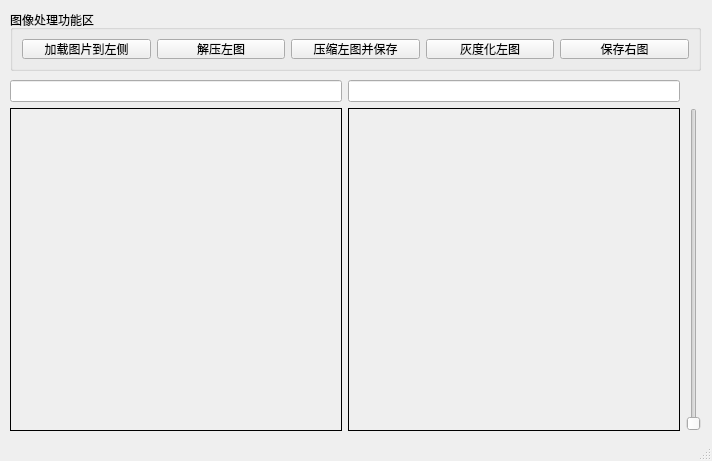
<?xml version="1.0" encoding="UTF-8"?>
<ui version="4.0">
 <class>MainWindow</class>
 <widget class="QMainWindow" name="MainWindow">
  <property name="geometry">
   <rect>
    <x>0</x>
    <y>0</y>
    <width>712</width>
    <height>461</height>
   </rect>
  </property>
  <property name="windowTitle">
   <string>MainWindow</string>
  </property>
  <widget class="QWidget" name="centralwidget">
   <widget class="QGroupBox" name="horizontalGroupBox">
    <property name="geometry">
     <rect>
      <x>10</x>
      <y>10</y>
      <width>691</width>
      <height>61</height>
     </rect>
    </property>
    <property name="title">
     <string>图像处理功能区</string>
    </property>
    <layout class="QHBoxLayout" name="horizontalLayout">
     <item>
      <widget class="QPushButton" name="btn_Load">
       <property name="text">
        <string>加载图片到左侧</string>
       </property>
      </widget>
     </item>
     <item>
      <widget class="QPushButton" name="btn_Decompress">
       <property name="text">
        <string>解压左图</string>
       </property>
      </widget>
     </item>
     <item>
      <widget class="QPushButton" name="btn_Compress">
       <property name="text">
        <string>压缩左图并保存</string>
       </property>
      </widget>
     </item>
     <item>
      <widget class="QPushButton" name="btn_Gray">
       <property name="text">
        <string>灰度化左图</string>
       </property>
      </widget>
     </item>
     <item>
      <widget class="QPushButton" name="btn_Save">
       <property name="text">
        <string>保存右图</string>
       </property>
      </widget>
     </item>
    </layout>
   </widget>
   <widget class="QWidget" name="layoutWidget">
    <property name="geometry">
     <rect>
      <x>10</x>
      <y>80</y>
      <width>691</width>
      <height>351</height>
     </rect>
    </property>
    <layout class="QGridLayout" name="gridLayout">
     <property name="sizeConstraint">
      <enum>QLayout::SetDefaultConstraint</enum>
     </property>
     <item row="1" column="0">
      <widget class="QLabel" name="lbl_show1">
       <property name="enabled">
        <bool>true</bool>
       </property>
       <property name="frameShape">
        <enum>QFrame::Panel</enum>
       </property>
       <property name="frameShadow">
        <enum>QFrame::Plain</enum>
       </property>
       <property name="text">
        <string/>
       </property>
       <property name="textFormat">
        <enum>Qt::AutoText</enum>
       </property>
       <property name="scaledContents">
        <bool>false</bool>
       </property>
       <property name="alignment">
        <set>Qt::AlignCenter</set>
       </property>
      </widget>
     </item>
     <item row="1" column="1">
      <widget class="QLabel" name="lbl_show2">
       <property name="frameShape">
        <enum>QFrame::Panel</enum>
       </property>
       <property name="frameShadow">
        <enum>QFrame::Plain</enum>
       </property>
       <property name="text">
        <string/>
       </property>
       <property name="alignment">
        <set>Qt::AlignCenter</set>
       </property>
       <property name="wordWrap">
        <bool>false</bool>
       </property>
      </widget>
     </item>
     <item row="0" column="0">
      <widget class="QLineEdit" name="led_show1">
       <property name="frame">
        <bool>true</bool>
       </property>
       <property name="readOnly">
        <bool>true</bool>
       </property>
      </widget>
     </item>
     <item row="0" column="1">
      <widget class="QLineEdit" name="led_show2">
       <property name="readOnly">
        <bool>true</bool>
       </property>
      </widget>
     </item>
     <item row="1" column="2">
      <widget class="QSlider" name="ResizeSlider">
       <property name="minimum">
        <number>1</number>
       </property>
       <property name="maximum">
        <number>200</number>
       </property>
       <property name="orientation">
        <enum>Qt::Vertical</enum>
       </property>
      </widget>
     </item>
    </layout>
   </widget>
  </widget>
  <widget class="QStatusBar" name="statusbar"/>
 </widget>
 <resources/>
 <connections/>
</ui>
